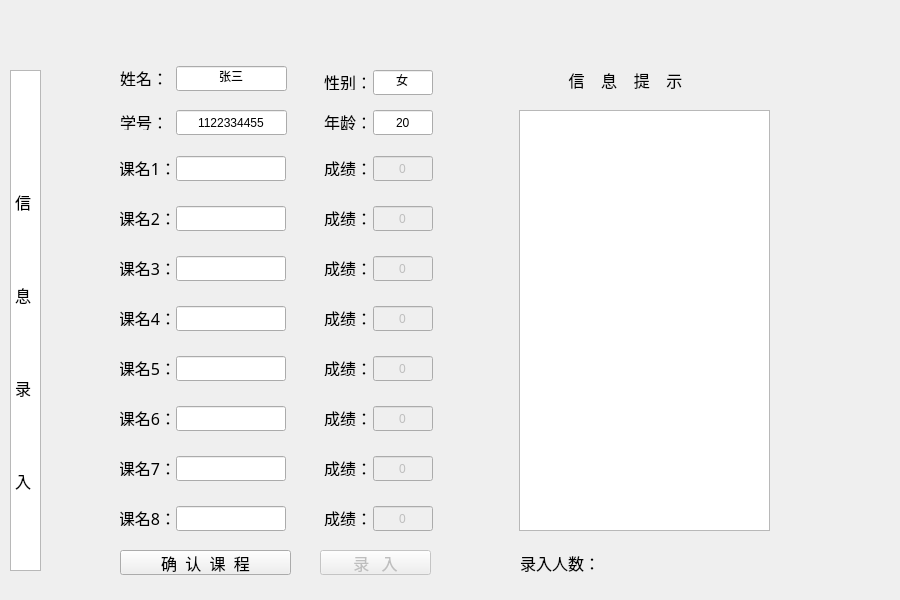
<?xml version="1.0" encoding="UTF-8"?>
<ui version="4.0">
 <class>Lu_ru</class>
 <widget class="QWidget" name="Lu_ru">
  <property name="geometry">
   <rect>
    <x>0</x>
    <y>0</y>
    <width>900</width>
    <height>600</height>
   </rect>
  </property>
  <property name="windowTitle">
   <string>Lu_ru</string>
  </property>
  <widget class="QLabel" name="label">
   <property name="geometry">
    <rect>
     <x>120</x>
     <y>70</y>
     <width>55</width>
     <height>16</height>
    </rect>
   </property>
   <property name="font">
    <font>
     <family>幼圆</family>
     <pointsize>12</pointsize>
    </font>
   </property>
   <property name="text">
    <string>姓名：</string>
   </property>
  </widget>
  <widget class="QLabel" name="label_2">
   <property name="geometry">
    <rect>
     <x>120</x>
     <y>114</y>
     <width>41</width>
     <height>16</height>
    </rect>
   </property>
   <property name="font">
    <font>
     <family>幼圆</family>
     <pointsize>12</pointsize>
    </font>
   </property>
   <property name="text">
    <string>学号：</string>
   </property>
  </widget>
  <widget class="QPushButton" name="pushButton">
   <property name="geometry">
    <rect>
     <x>120</x>
     <y>550</y>
     <width>171</width>
     <height>25</height>
    </rect>
   </property>
   <property name="font">
    <font>
     <family>幼圆</family>
     <pointsize>12</pointsize>
    </font>
   </property>
   <property name="styleSheet">
    <string notr="true">border-image: url(:/Kao_he/shen.png);</string>
   </property>
   <property name="text">
    <string>确  认  课  程</string>
   </property>
  </widget>
  <widget class="QLineEdit" name="name_1">
   <property name="geometry">
    <rect>
     <x>176</x>
     <y>66</y>
     <width>111</width>
     <height>25</height>
    </rect>
   </property>
   <property name="text">
    <string>张三</string>
   </property>
   <property name="alignment">
    <set>Qt::AlignCenter</set>
   </property>
  </widget>
  <widget class="QLineEdit" name="id_1">
   <property name="geometry">
    <rect>
     <x>176</x>
     <y>110</y>
     <width>111</width>
     <height>25</height>
    </rect>
   </property>
   <property name="text">
    <string>1122334455</string>
   </property>
   <property name="alignment">
    <set>Qt::AlignCenter</set>
   </property>
  </widget>
  <widget class="QLabel" name="label_3">
   <property name="geometry">
    <rect>
     <x>323</x>
     <y>160</y>
     <width>50</width>
     <height>16</height>
    </rect>
   </property>
   <property name="font">
    <font>
     <family>幼圆</family>
     <pointsize>12</pointsize>
    </font>
   </property>
   <property name="text">
    <string>成绩：</string>
   </property>
   <property name="alignment">
    <set>Qt::AlignCenter</set>
   </property>
  </widget>
  <widget class="QLineEdit" name="score_1">
   <property name="enabled">
    <bool>false</bool>
   </property>
   <property name="geometry">
    <rect>
     <x>373</x>
     <y>156</y>
     <width>60</width>
     <height>25</height>
    </rect>
   </property>
   <property name="text">
    <string>0</string>
   </property>
   <property name="alignment">
    <set>Qt::AlignCenter</set>
   </property>
  </widget>
  <widget class="QLineEdit" name="score_4">
   <property name="enabled">
    <bool>false</bool>
   </property>
   <property name="geometry">
    <rect>
     <x>373</x>
     <y>306</y>
     <width>60</width>
     <height>25</height>
    </rect>
   </property>
   <property name="text">
    <string>0</string>
   </property>
   <property name="alignment">
    <set>Qt::AlignCenter</set>
   </property>
  </widget>
  <widget class="QLabel" name="label_4">
   <property name="geometry">
    <rect>
     <x>323</x>
     <y>210</y>
     <width>50</width>
     <height>16</height>
    </rect>
   </property>
   <property name="font">
    <font>
     <family>幼圆</family>
     <pointsize>12</pointsize>
    </font>
   </property>
   <property name="text">
    <string>成绩：</string>
   </property>
   <property name="alignment">
    <set>Qt::AlignCenter</set>
   </property>
  </widget>
  <widget class="QLineEdit" name="score_2">
   <property name="enabled">
    <bool>false</bool>
   </property>
   <property name="geometry">
    <rect>
     <x>373</x>
     <y>206</y>
     <width>60</width>
     <height>25</height>
    </rect>
   </property>
   <property name="text">
    <string>0</string>
   </property>
   <property name="alignment">
    <set>Qt::AlignCenter</set>
   </property>
  </widget>
  <widget class="QLabel" name="label_5">
   <property name="geometry">
    <rect>
     <x>323</x>
     <y>260</y>
     <width>50</width>
     <height>16</height>
    </rect>
   </property>
   <property name="font">
    <font>
     <family>幼圆</family>
     <pointsize>12</pointsize>
    </font>
   </property>
   <property name="text">
    <string>成绩：</string>
   </property>
   <property name="alignment">
    <set>Qt::AlignCenter</set>
   </property>
  </widget>
  <widget class="QLineEdit" name="score_3">
   <property name="enabled">
    <bool>false</bool>
   </property>
   <property name="geometry">
    <rect>
     <x>373</x>
     <y>256</y>
     <width>60</width>
     <height>25</height>
    </rect>
   </property>
   <property name="text">
    <string>0</string>
   </property>
   <property name="alignment">
    <set>Qt::AlignCenter</set>
   </property>
  </widget>
  <widget class="QLabel" name="label_6">
   <property name="geometry">
    <rect>
     <x>323</x>
     <y>310</y>
     <width>50</width>
     <height>16</height>
    </rect>
   </property>
   <property name="font">
    <font>
     <family>幼圆</family>
     <pointsize>12</pointsize>
    </font>
   </property>
   <property name="text">
    <string>成绩：</string>
   </property>
   <property name="alignment">
    <set>Qt::AlignCenter</set>
   </property>
  </widget>
  <widget class="QLabel" name="label_7">
   <property name="geometry">
    <rect>
     <x>323</x>
     <y>510</y>
     <width>50</width>
     <height>16</height>
    </rect>
   </property>
   <property name="font">
    <font>
     <family>幼圆</family>
     <pointsize>12</pointsize>
    </font>
   </property>
   <property name="text">
    <string>成绩：</string>
   </property>
   <property name="alignment">
    <set>Qt::AlignCenter</set>
   </property>
  </widget>
  <widget class="QLineEdit" name="score_5">
   <property name="enabled">
    <bool>false</bool>
   </property>
   <property name="geometry">
    <rect>
     <x>373</x>
     <y>356</y>
     <width>60</width>
     <height>25</height>
    </rect>
   </property>
   <property name="text">
    <string>0</string>
   </property>
   <property name="alignment">
    <set>Qt::AlignCenter</set>
   </property>
  </widget>
  <widget class="QLineEdit" name="score_6">
   <property name="enabled">
    <bool>false</bool>
   </property>
   <property name="geometry">
    <rect>
     <x>373</x>
     <y>406</y>
     <width>60</width>
     <height>25</height>
    </rect>
   </property>
   <property name="text">
    <string>0</string>
   </property>
   <property name="alignment">
    <set>Qt::AlignCenter</set>
   </property>
  </widget>
  <widget class="QLabel" name="label_8">
   <property name="geometry">
    <rect>
     <x>323</x>
     <y>410</y>
     <width>50</width>
     <height>16</height>
    </rect>
   </property>
   <property name="font">
    <font>
     <family>幼圆</family>
     <pointsize>12</pointsize>
    </font>
   </property>
   <property name="text">
    <string>成绩：</string>
   </property>
   <property name="alignment">
    <set>Qt::AlignCenter</set>
   </property>
  </widget>
  <widget class="QLineEdit" name="score_7">
   <property name="enabled">
    <bool>false</bool>
   </property>
   <property name="geometry">
    <rect>
     <x>373</x>
     <y>456</y>
     <width>60</width>
     <height>25</height>
    </rect>
   </property>
   <property name="text">
    <string>0</string>
   </property>
   <property name="alignment">
    <set>Qt::AlignCenter</set>
   </property>
  </widget>
  <widget class="QLabel" name="label_9">
   <property name="geometry">
    <rect>
     <x>323</x>
     <y>460</y>
     <width>50</width>
     <height>16</height>
    </rect>
   </property>
   <property name="font">
    <font>
     <family>幼圆</family>
     <pointsize>12</pointsize>
    </font>
   </property>
   <property name="text">
    <string>成绩：</string>
   </property>
   <property name="alignment">
    <set>Qt::AlignCenter</set>
   </property>
  </widget>
  <widget class="QLineEdit" name="score_8">
   <property name="enabled">
    <bool>false</bool>
   </property>
   <property name="geometry">
    <rect>
     <x>373</x>
     <y>506</y>
     <width>60</width>
     <height>25</height>
    </rect>
   </property>
   <property name="text">
    <string>0</string>
   </property>
   <property name="alignment">
    <set>Qt::AlignCenter</set>
   </property>
  </widget>
  <widget class="QLabel" name="label_10">
   <property name="geometry">
    <rect>
     <x>323</x>
     <y>360</y>
     <width>50</width>
     <height>16</height>
    </rect>
   </property>
   <property name="font">
    <font>
     <family>幼圆</family>
     <pointsize>12</pointsize>
    </font>
   </property>
   <property name="text">
    <string>成绩：</string>
   </property>
   <property name="alignment">
    <set>Qt::AlignCenter</set>
   </property>
  </widget>
  <widget class="QLabel" name="label_12">
   <property name="geometry">
    <rect>
     <x>120</x>
     <y>460</y>
     <width>55</width>
     <height>16</height>
    </rect>
   </property>
   <property name="font">
    <font>
     <family>幼圆</family>
     <pointsize>12</pointsize>
    </font>
   </property>
   <property name="text">
    <string>课名7：</string>
   </property>
   <property name="alignment">
    <set>Qt::AlignCenter</set>
   </property>
  </widget>
  <widget class="QLineEdit" name="course_8">
   <property name="geometry">
    <rect>
     <x>176</x>
     <y>506</y>
     <width>110</width>
     <height>25</height>
    </rect>
   </property>
   <property name="text">
    <string/>
   </property>
   <property name="alignment">
    <set>Qt::AlignCenter</set>
   </property>
  </widget>
  <widget class="QLabel" name="label_13">
   <property name="geometry">
    <rect>
     <x>120</x>
     <y>510</y>
     <width>55</width>
     <height>16</height>
    </rect>
   </property>
   <property name="font">
    <font>
     <family>幼圆</family>
     <pointsize>12</pointsize>
    </font>
   </property>
   <property name="text">
    <string>课名8：</string>
   </property>
   <property name="alignment">
    <set>Qt::AlignCenter</set>
   </property>
  </widget>
  <widget class="QLineEdit" name="course_5">
   <property name="geometry">
    <rect>
     <x>176</x>
     <y>356</y>
     <width>110</width>
     <height>25</height>
    </rect>
   </property>
   <property name="text">
    <string/>
   </property>
   <property name="alignment">
    <set>Qt::AlignCenter</set>
   </property>
  </widget>
  <widget class="QLabel" name="label_14">
   <property name="geometry">
    <rect>
     <x>120</x>
     <y>410</y>
     <width>55</width>
     <height>16</height>
    </rect>
   </property>
   <property name="font">
    <font>
     <family>幼圆</family>
     <pointsize>12</pointsize>
    </font>
   </property>
   <property name="text">
    <string>课名6：</string>
   </property>
   <property name="alignment">
    <set>Qt::AlignCenter</set>
   </property>
  </widget>
  <widget class="QLineEdit" name="course_6">
   <property name="geometry">
    <rect>
     <x>176</x>
     <y>406</y>
     <width>110</width>
     <height>25</height>
    </rect>
   </property>
   <property name="text">
    <string/>
   </property>
   <property name="alignment">
    <set>Qt::AlignCenter</set>
   </property>
  </widget>
  <widget class="QLabel" name="label_15">
   <property name="geometry">
    <rect>
     <x>120</x>
     <y>310</y>
     <width>55</width>
     <height>16</height>
    </rect>
   </property>
   <property name="font">
    <font>
     <family>幼圆</family>
     <pointsize>12</pointsize>
    </font>
   </property>
   <property name="text">
    <string>课名4：</string>
   </property>
   <property name="alignment">
    <set>Qt::AlignCenter</set>
   </property>
  </widget>
  <widget class="QLabel" name="label_16">
   <property name="geometry">
    <rect>
     <x>120</x>
     <y>360</y>
     <width>55</width>
     <height>16</height>
    </rect>
   </property>
   <property name="font">
    <font>
     <family>幼圆</family>
     <pointsize>12</pointsize>
    </font>
   </property>
   <property name="text">
    <string>课名5：</string>
   </property>
   <property name="alignment">
    <set>Qt::AlignCenter</set>
   </property>
  </widget>
  <widget class="QLineEdit" name="course_1">
   <property name="geometry">
    <rect>
     <x>176</x>
     <y>156</y>
     <width>110</width>
     <height>25</height>
    </rect>
   </property>
   <property name="text">
    <string/>
   </property>
   <property name="alignment">
    <set>Qt::AlignCenter</set>
   </property>
  </widget>
  <widget class="QLineEdit" name="course_2">
   <property name="geometry">
    <rect>
     <x>176</x>
     <y>206</y>
     <width>110</width>
     <height>25</height>
    </rect>
   </property>
   <property name="text">
    <string/>
   </property>
   <property name="alignment">
    <set>Qt::AlignCenter</set>
   </property>
  </widget>
  <widget class="QLabel" name="label_17">
   <property name="geometry">
    <rect>
     <x>120</x>
     <y>210</y>
     <width>55</width>
     <height>16</height>
    </rect>
   </property>
   <property name="font">
    <font>
     <family>幼圆</family>
     <pointsize>12</pointsize>
    </font>
   </property>
   <property name="text">
    <string>课名2：</string>
   </property>
   <property name="alignment">
    <set>Qt::AlignCenter</set>
   </property>
  </widget>
  <widget class="QLineEdit" name="course_3">
   <property name="geometry">
    <rect>
     <x>176</x>
     <y>256</y>
     <width>110</width>
     <height>25</height>
    </rect>
   </property>
   <property name="text">
    <string/>
   </property>
   <property name="alignment">
    <set>Qt::AlignCenter</set>
   </property>
  </widget>
  <widget class="QLineEdit" name="course_7">
   <property name="geometry">
    <rect>
     <x>176</x>
     <y>456</y>
     <width>110</width>
     <height>25</height>
    </rect>
   </property>
   <property name="text">
    <string/>
   </property>
   <property name="alignment">
    <set>Qt::AlignCenter</set>
   </property>
  </widget>
  <widget class="QLabel" name="label_18">
   <property name="geometry">
    <rect>
     <x>120</x>
     <y>260</y>
     <width>55</width>
     <height>16</height>
    </rect>
   </property>
   <property name="font">
    <font>
     <family>幼圆</family>
     <pointsize>12</pointsize>
    </font>
   </property>
   <property name="text">
    <string>课名3：</string>
   </property>
   <property name="alignment">
    <set>Qt::AlignCenter</set>
   </property>
  </widget>
  <widget class="QLineEdit" name="course_4">
   <property name="geometry">
    <rect>
     <x>176</x>
     <y>306</y>
     <width>110</width>
     <height>25</height>
    </rect>
   </property>
   <property name="text">
    <string/>
   </property>
   <property name="alignment">
    <set>Qt::AlignCenter</set>
   </property>
  </widget>
  <widget class="QLabel" name="label_19">
   <property name="geometry">
    <rect>
     <x>120</x>
     <y>160</y>
     <width>55</width>
     <height>16</height>
    </rect>
   </property>
   <property name="font">
    <font>
     <family>幼圆</family>
     <pointsize>12</pointsize>
    </font>
   </property>
   <property name="text">
    <string>课名1：</string>
   </property>
   <property name="alignment">
    <set>Qt::AlignCenter</set>
   </property>
  </widget>
  <widget class="QPushButton" name="tian_jia_2">
   <property name="enabled">
    <bool>false</bool>
   </property>
   <property name="geometry">
    <rect>
     <x>320</x>
     <y>550</y>
     <width>111</width>
     <height>25</height>
    </rect>
   </property>
   <property name="font">
    <font>
     <family>幼圆</family>
     <pointsize>12</pointsize>
    </font>
   </property>
   <property name="styleSheet">
    <string notr="true">border-image: url(:/Kao_he/shen.png);</string>
   </property>
   <property name="text">
    <string>录   入</string>
   </property>
  </widget>
  <widget class="QLabel" name="label_20">
   <property name="geometry">
    <rect>
     <x>520</x>
     <y>70</y>
     <width>211</width>
     <height>20</height>
    </rect>
   </property>
   <property name="font">
    <font>
     <family>幼圆</family>
     <pointsize>12</pointsize>
    </font>
   </property>
   <property name="text">
    <string>信    息    提    示</string>
   </property>
   <property name="alignment">
    <set>Qt::AlignCenter</set>
   </property>
  </widget>
  <widget class="QListView" name="student_ti">
   <property name="geometry">
    <rect>
     <x>519</x>
     <y>110</y>
     <width>251</width>
     <height>421</height>
    </rect>
   </property>
   <property name="font">
    <font>
     <family>幼圆</family>
     <pointsize>11</pointsize>
    </font>
   </property>
   <property name="styleSheet">
    <string notr="true">border-image: url(:/Kao_he/shen.png);</string>
   </property>
  </widget>
  <widget class="QLabel" name="label_21">
   <property name="geometry">
    <rect>
     <x>0</x>
     <y>0</y>
     <width>900</width>
     <height>600</height>
    </rect>
   </property>
   <property name="font">
    <font>
     <family>幼圆</family>
     <pointsize>12</pointsize>
    </font>
   </property>
   <property name="text">
    <string/>
   </property>
  </widget>
  <widget class="QLabel" name="label_22">
   <property name="geometry">
    <rect>
     <x>489</x>
     <y>70</y>
     <width>1</width>
     <height>500</height>
    </rect>
   </property>
   <property name="font">
    <font>
     <family>幼圆</family>
     <pointsize>12</pointsize>
    </font>
   </property>
   <property name="styleSheet">
    <string notr="true">border-image: url(:/Kao_he/shen.png);</string>
   </property>
   <property name="text">
    <string/>
   </property>
  </widget>
  <widget class="QLabel" name="label_23">
   <property name="geometry">
    <rect>
     <x>308</x>
     <y>150</y>
     <width>1</width>
     <height>420</height>
    </rect>
   </property>
   <property name="font">
    <font>
     <family>幼圆</family>
     <pointsize>12</pointsize>
    </font>
   </property>
   <property name="styleSheet">
    <string notr="true">border-image: url(:/Kao_he/shen.png);</string>
   </property>
   <property name="text">
    <string/>
   </property>
  </widget>
  <widget class="QLabel" name="label_24">
   <property name="geometry">
    <rect>
     <x>131</x>
     <y>146</y>
     <width>358</width>
     <height>1</height>
    </rect>
   </property>
   <property name="font">
    <font>
     <family>幼圆</family>
     <pointsize>12</pointsize>
    </font>
   </property>
   <property name="styleSheet">
    <string notr="true">border-image: url(:/Kao_he/shen.png);</string>
   </property>
   <property name="text">
    <string/>
   </property>
  </widget>
  <widget class="QLabel" name="label_25">
   <property name="geometry">
    <rect>
     <x>520</x>
     <y>550</y>
     <width>81</width>
     <height>25</height>
    </rect>
   </property>
   <property name="font">
    <font>
     <family>幼圆</family>
     <pointsize>12</pointsize>
    </font>
   </property>
   <property name="text">
    <string>录入人数：</string>
   </property>
  </widget>
  <widget class="QLabel" name="label_26">
   <property name="geometry">
    <rect>
     <x>600</x>
     <y>550</y>
     <width>171</width>
     <height>25</height>
    </rect>
   </property>
   <property name="font">
    <font>
     <family>幼圆</family>
     <pointsize>12</pointsize>
    </font>
   </property>
   <property name="text">
    <string/>
   </property>
   <property name="alignment">
    <set>Qt::AlignCenter</set>
   </property>
  </widget>
  <widget class="QLabel" name="label_27">
   <property name="geometry">
    <rect>
     <x>324</x>
     <y>74</y>
     <width>41</width>
     <height>16</height>
    </rect>
   </property>
   <property name="font">
    <font>
     <family>幼圆</family>
     <pointsize>12</pointsize>
    </font>
   </property>
   <property name="text">
    <string>性别：</string>
   </property>
  </widget>
  <widget class="QLineEdit" name="gender_1">
   <property name="geometry">
    <rect>
     <x>373</x>
     <y>70</y>
     <width>60</width>
     <height>25</height>
    </rect>
   </property>
   <property name="text">
    <string>女</string>
   </property>
   <property name="alignment">
    <set>Qt::AlignCenter</set>
   </property>
  </widget>
  <widget class="QLabel" name="label_28">
   <property name="geometry">
    <rect>
     <x>324</x>
     <y>114</y>
     <width>41</width>
     <height>16</height>
    </rect>
   </property>
   <property name="font">
    <font>
     <family>幼圆</family>
     <pointsize>12</pointsize>
    </font>
   </property>
   <property name="text">
    <string>年龄：</string>
   </property>
  </widget>
  <widget class="QLineEdit" name="age_1">
   <property name="geometry">
    <rect>
     <x>373</x>
     <y>110</y>
     <width>60</width>
     <height>25</height>
    </rect>
   </property>
   <property name="text">
    <string>20</string>
   </property>
   <property name="alignment">
    <set>Qt::AlignCenter</set>
   </property>
  </widget>
  <widget class="QTextEdit" name="textEdit">
   <property name="geometry">
    <rect>
     <x>10</x>
     <y>70</y>
     <width>31</width>
     <height>501</height>
    </rect>
   </property>
   <property name="font">
    <font>
     <family>幼圆</family>
     <pointsize>12</pointsize>
    </font>
   </property>
   <property name="styleSheet">
    <string notr="true">border-image: url(:/Kao_he/qian.png);</string>
   </property>
   <property name="html">
    <string>&lt;!DOCTYPE HTML PUBLIC &quot;-//W3C//DTD HTML 4.0//EN&quot; &quot;http://www.w3.org/TR/REC-html40/strict.dtd&quot;&gt;
&lt;html&gt;&lt;head&gt;&lt;meta name=&quot;qrichtext&quot; content=&quot;1&quot; /&gt;&lt;meta charset=&quot;utf-8&quot; /&gt;&lt;style type=&quot;text/css&quot;&gt;
p, li { white-space: pre-wrap; }
&lt;/style&gt;&lt;/head&gt;&lt;body style=&quot; font-family:'幼圆'; font-size:12pt; font-weight:400; font-style:normal;&quot;&gt;
&lt;p style=&quot;-qt-paragraph-type:empty; margin-top:0px; margin-bottom:0px; margin-left:0px; margin-right:0px; -qt-block-indent:0; text-indent:0px;&quot;&gt;&lt;br /&gt;&lt;/p&gt;
&lt;p style=&quot;-qt-paragraph-type:empty; margin-top:0px; margin-bottom:0px; margin-left:0px; margin-right:0px; -qt-block-indent:0; text-indent:0px; font-family:'Microsoft YaHei UI';&quot;&gt;&lt;br /&gt;&lt;/p&gt;
&lt;p style=&quot;-qt-paragraph-type:empty; margin-top:0px; margin-bottom:0px; margin-left:0px; margin-right:0px; -qt-block-indent:0; text-indent:0px; font-family:'Microsoft YaHei UI';&quot;&gt;&lt;br /&gt;&lt;/p&gt;
&lt;p style=&quot;-qt-paragraph-type:empty; margin-top:0px; margin-bottom:0px; margin-left:0px; margin-right:0px; -qt-block-indent:0; text-indent:0px; font-family:'Microsoft YaHei UI';&quot;&gt;&lt;br /&gt;&lt;/p&gt;
&lt;p style=&quot;-qt-paragraph-type:empty; margin-top:0px; margin-bottom:0px; margin-left:0px; margin-right:0px; -qt-block-indent:0; text-indent:0px; font-family:'Microsoft YaHei UI';&quot;&gt;&lt;br /&gt;&lt;/p&gt;
&lt;p style=&quot; margin-top:0px; margin-bottom:0px; margin-left:0px; margin-right:0px; -qt-block-indent:0; text-indent:0px;&quot;&gt;&lt;span style=&quot; font-family:'Microsoft YaHei UI';&quot;&gt;信&lt;/span&gt;&lt;/p&gt;
&lt;p style=&quot;-qt-paragraph-type:empty; margin-top:0px; margin-bottom:0px; margin-left:0px; margin-right:0px; -qt-block-indent:0; text-indent:0px; font-family:'Microsoft YaHei UI';&quot;&gt;&lt;br /&gt;&lt;/p&gt;
&lt;p style=&quot;-qt-paragraph-type:empty; margin-top:0px; margin-bottom:0px; margin-left:0px; margin-right:0px; -qt-block-indent:0; text-indent:0px; font-family:'Microsoft YaHei UI';&quot;&gt;&lt;br /&gt;&lt;/p&gt;
&lt;p style=&quot;-qt-paragraph-type:empty; margin-top:0px; margin-bottom:0px; margin-left:0px; margin-right:0px; -qt-block-indent:0; text-indent:0px; font-family:'Microsoft YaHei UI';&quot;&gt;&lt;br /&gt;&lt;/p&gt;
&lt;p style=&quot; margin-top:0px; margin-bottom:0px; margin-left:0px; margin-right:0px; -qt-block-indent:0; text-indent:0px;&quot;&gt;&lt;span style=&quot; font-family:'Microsoft YaHei UI';&quot;&gt;息&lt;/span&gt;&lt;/p&gt;
&lt;p style=&quot;-qt-paragraph-type:empty; margin-top:0px; margin-bottom:0px; margin-left:0px; margin-right:0px; -qt-block-indent:0; text-indent:0px; font-family:'Microsoft YaHei UI';&quot;&gt;&lt;br /&gt;&lt;/p&gt;
&lt;p style=&quot;-qt-paragraph-type:empty; margin-top:0px; margin-bottom:0px; margin-left:0px; margin-right:0px; -qt-block-indent:0; text-indent:0px; font-family:'Microsoft YaHei UI';&quot;&gt;&lt;br /&gt;&lt;/p&gt;
&lt;p style=&quot;-qt-paragraph-type:empty; margin-top:0px; margin-bottom:0px; margin-left:0px; margin-right:0px; -qt-block-indent:0; text-indent:0px; font-family:'Microsoft YaHei UI';&quot;&gt;&lt;br /&gt;&lt;/p&gt;
&lt;p style=&quot; margin-top:0px; margin-bottom:0px; margin-left:0px; margin-right:0px; -qt-block-indent:0; text-indent:0px;&quot;&gt;&lt;span style=&quot; font-family:'Microsoft YaHei UI';&quot;&gt;录&lt;/span&gt;&lt;/p&gt;
&lt;p style=&quot;-qt-paragraph-type:empty; margin-top:0px; margin-bottom:0px; margin-left:0px; margin-right:0px; -qt-block-indent:0; text-indent:0px; font-family:'Microsoft YaHei UI';&quot;&gt;&lt;br /&gt;&lt;/p&gt;
&lt;p style=&quot;-qt-paragraph-type:empty; margin-top:0px; margin-bottom:0px; margin-left:0px; margin-right:0px; -qt-block-indent:0; text-indent:0px; font-family:'Microsoft YaHei UI';&quot;&gt;&lt;br /&gt;&lt;/p&gt;
&lt;p style=&quot;-qt-paragraph-type:empty; margin-top:0px; margin-bottom:0px; margin-left:0px; margin-right:0px; -qt-block-indent:0; text-indent:0px; font-family:'Microsoft YaHei UI';&quot;&gt;&lt;br /&gt;&lt;/p&gt;
&lt;p style=&quot; margin-top:0px; margin-bottom:0px; margin-left:0px; margin-right:0px; -qt-block-indent:0; text-indent:0px;&quot;&gt;&lt;span style=&quot; font-family:'Microsoft YaHei UI';&quot;&gt;入&lt;/span&gt;&lt;/p&gt;&lt;/body&gt;&lt;/html&gt;</string>
   </property>
  </widget>
  <zorder>label_21</zorder>
  <zorder>label</zorder>
  <zorder>label_2</zorder>
  <zorder>pushButton</zorder>
  <zorder>name_1</zorder>
  <zorder>id_1</zorder>
  <zorder>label_3</zorder>
  <zorder>score_1</zorder>
  <zorder>score_4</zorder>
  <zorder>label_4</zorder>
  <zorder>score_2</zorder>
  <zorder>label_5</zorder>
  <zorder>score_3</zorder>
  <zorder>label_6</zorder>
  <zorder>label_7</zorder>
  <zorder>score_5</zorder>
  <zorder>score_6</zorder>
  <zorder>label_8</zorder>
  <zorder>score_7</zorder>
  <zorder>label_9</zorder>
  <zorder>score_8</zorder>
  <zorder>label_10</zorder>
  <zorder>label_12</zorder>
  <zorder>course_8</zorder>
  <zorder>label_13</zorder>
  <zorder>course_5</zorder>
  <zorder>label_14</zorder>
  <zorder>course_6</zorder>
  <zorder>label_15</zorder>
  <zorder>label_16</zorder>
  <zorder>course_1</zorder>
  <zorder>course_2</zorder>
  <zorder>label_17</zorder>
  <zorder>course_3</zorder>
  <zorder>course_7</zorder>
  <zorder>label_18</zorder>
  <zorder>course_4</zorder>
  <zorder>label_19</zorder>
  <zorder>tian_jia_2</zorder>
  <zorder>label_20</zorder>
  <zorder>student_ti</zorder>
  <zorder>label_22</zorder>
  <zorder>label_23</zorder>
  <zorder>label_24</zorder>
  <zorder>label_25</zorder>
  <zorder>label_26</zorder>
  <zorder>label_27</zorder>
  <zorder>gender_1</zorder>
  <zorder>label_28</zorder>
  <zorder>age_1</zorder>
  <zorder>textEdit</zorder>
 </widget>
 <layoutdefault spacing="6" margin="11"/>
 <resources/>
 <connections>
  <connection>
   <sender>pushButton</sender>
   <signal>clicked()</signal>
   <receiver>Lu_ru</receiver>
   <slot>que_course()</slot>
   <hints>
    <hint type="sourcelabel">
     <x>150</x>
     <y>555</y>
    </hint>
    <hint type="destinationlabel">
     <x>78</x>
     <y>550</y>
    </hint>
   </hints>
  </connection>
  <connection>
   <sender>tian_jia_2</sender>
   <signal>clicked()</signal>
   <receiver>Lu_ru</receiver>
   <slot>lu_score()</slot>
   <hints>
    <hint type="sourcelabel">
     <x>405</x>
     <y>553</y>
    </hint>
    <hint type="destinationlabel">
     <x>454</x>
     <y>551</y>
    </hint>
   </hints>
  </connection>
 </connections>
 <slots>
  <slot>que_course()</slot>
  <slot>lu_score()</slot>
 </slots>
</ui>
